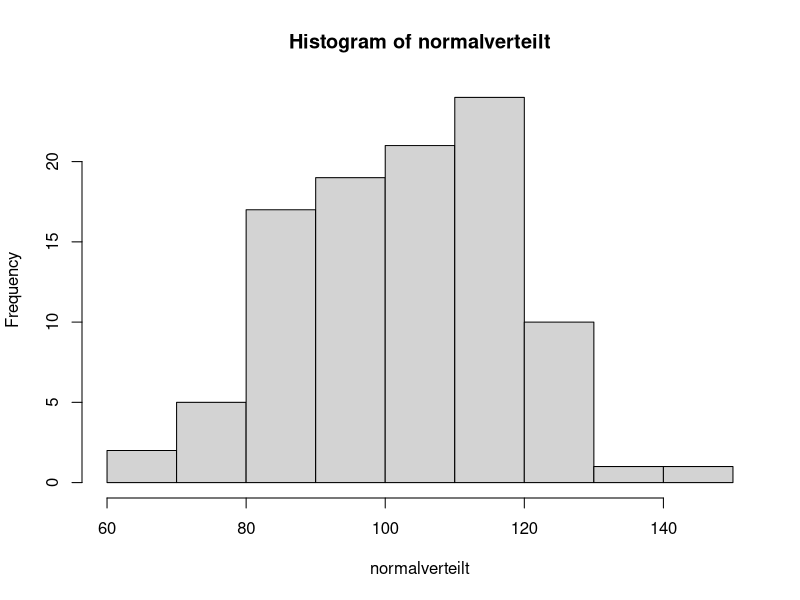
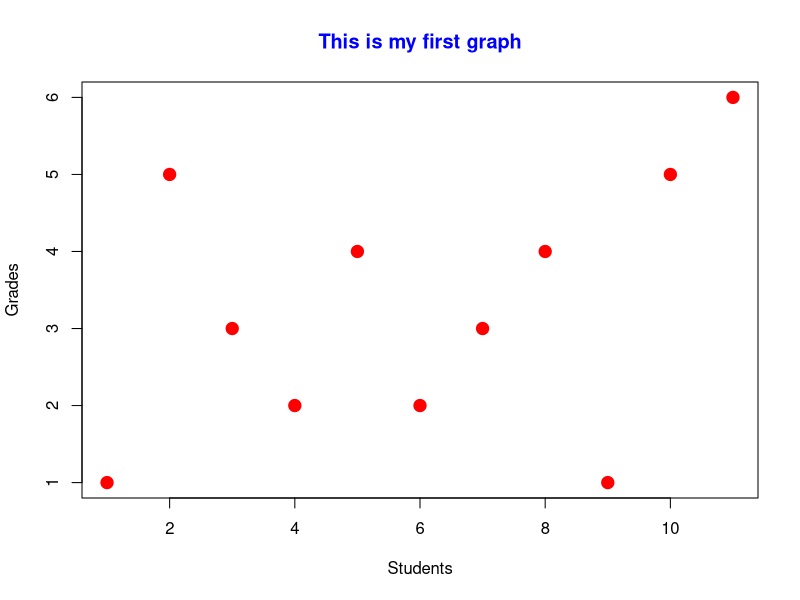

Write the R code that produced these figures, in order.
## ---- chunk 1
tehilla = 54
tehilla

age_obj = 35
age_obj_2 = 1
Ich_werde_nächstes_Jahr_X_sein =  age_obj + age_obj_2
Ich_werde_nächstes_Jahr_X_sein

## ---- chunk 2
# Adding two numeric vectors element-wise
vector1 <- c(1, 2, 3, 4, 5)
vector2 <- c(6, 7, 8, 9, 10)
result_vector <- vector1 + vector2
print(result_vector)
## ---- chunk 3
numerischer_vektor = c(1, 2, 3, 4, 5)
character_vektor = c("Apfel", "Banane", "Kirsche")
## ---- chunk 4
x = 5    # numerisch, speziell eine Ganzzahl
y = 5.5  # numerisch, speziell eine Dezimalzahl
z = x*y  # numeric, specifically a double. a multiplication of x and y
typeof(z)
## ---- chunk 5
name = "John Doe"
name

name_empty = "insert your name"
name_empty
## ---- chunk 6
flag = TRUE
flag

is_dog_a_cat =  FALSE
is_dog_a_cat

3>4
3==4
3<4
## ---- chunk 7
geschlecht = factor(c("Männlich", "Weiblich", "Weiblich", "Männlich"))

geschlecht
## ---- chunk 8
# Erstellen Sie zwei numerische Vektoren
vektor1 <- c(1, 2, 3)
vektor2 <- c(4, 5, 6)

# Kombinieren Sie die Vektoren, um eine Matrix zu erstellen
matrix1 <- cbind(vektor1, vektor2)
print(matrix1)
## ---- chunk 9
meine_liste = list(name = "Alice", alter = 25, punkte = c(85, 90, 92))
meine_liste
## ---- chunk 10
# Einen numerischen Vektor erstellen
zahlen = c(5, 10, 15, 20, 25)

# Die Funktion c() wird sehr oft verwendet. Sie fügt Elemente zu einem Vektor zusammen.
zahlen
## ---- chunk 11
# Den Mittelwert berechnen
durchschnitt = mean(zahlen)

# Das Ergebnis ausgeben
print(durchschnitt)
## ---- chunk 12
seq(from = 1, to = 10, by = 1)
seq(from = 1, to = 10, length.out = 5)
## ---- chunk 13
rnorm(n = 10, mean = 0, sd = 1) 
## ---- chunk 14
normalverteilt = rnorm(n = 100, mean = 100, sd = 15)
hist(normalverteilt) 
## ---- chunk 15
# Addition
ergebnis_addition <- 5 + 3
print(ergebnis_addition)

# Subtraktion
ergebnis_subtraktion <- 10 - 4
print(ergebnis_subtraktion)

# Multiplikation
ergebnis_multiplikation <- 6 * 7
print(ergebnis_multiplikation)

# Division
ergebnis_division <- 15 / 3
print(ergebnis_division)

# Potenzierung
ergebnis_potenzierung <- 2^3
print(ergebnis_potenzierung)
## ---- chunk 16
# Werte Variablen zu
x <- 5
y <- 3

# Berechnungen mit Variablen durchführen
ergebnis_summe <- x + y
ergebnis_differenz <- x - y

# Ergebnisse ausgeben
print(ergebnis_summe)
print(ergebnis_differenz)
## ---- chunk 17
# Vektoren erstellen
vektor1 <- c(1, 2, 3, 4, 5)
vektor2 <- c(6, 7, 8, 9, 10)

# Vektoren elementweise addieren
vektor_summe <- vektor1 + vektor2
print(vektor_summe)

# Vektoren elementweise multiplizieren
vektor_produkt <- vektor1 * vektor2
print(vektor_produkt)

## ---- chunk 18
# Eine Sequenz von Zahlen generieren
sequenz <- 1:10
print(sequenz)

# Eine Sequenz mit festgelegtem Schritt erstellen
sequenz_schritt <- seq(1, 10, by = 2)
print(sequenz_schritt)
## ---- chunk 19
# Die Quadratwurzel berechnen
sqrt_ergebnis <- sqrt(25)
print(sqrt_ergebnis)

# Den absoluten Wert berechnen
absolutwert <- abs(-10)
print(absolutwert)

# Das Maximum und Minimum finden
maximalwert <- max(3, 7, 1, 8, 5)
minimalwert <- min(3, 7, 1, 8, 5)
print(maximalwert)
print(minimalwert)

## ---- chunk 20
noten = c(1, 5, 3, 2, 4, 2, 3, 4, 1, 5, 6)
Durchschnitt_noten = mean(noten)
Durchschnitt_noten
## ---- chunk 21
namen = c("jake", "john", "clara", "manos", "tehilla",
           "laura", "jenny", "carlos", "maria", "kate")
## ---- chunk 22
anwesenheit = c(TRUE, TRUE, TRUE, TRUE, FALSE,
                 TRUE, TRUE, TRUE, TRUE, FALSE)
## ---- chunk 23
      plot(noten, col='red',type='p', pch=19,lwd=2,cex=1.5,
      main="This is my first graph",
      col.main='blue',xlab="Students",ylab="Grades")
